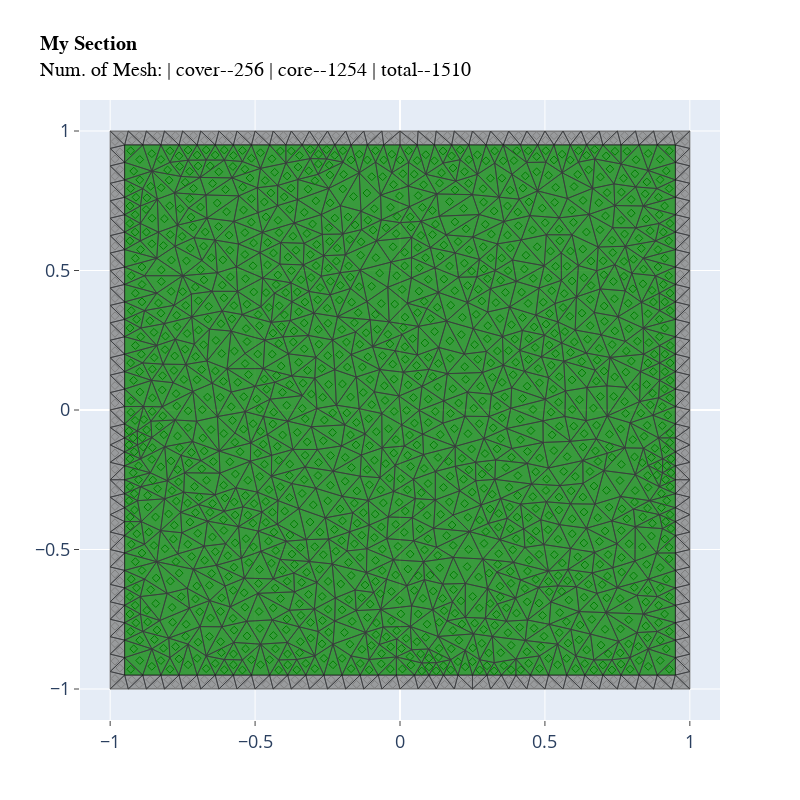

The code cell stored with this chart in its notebook:
### Markdown cell above
# RC Rectangular Section

### Code cell
import opstool as opst

outlines = [[0, 0], [2, 0], [2, 2], [0, 2]]
coverlines = opst.offset(outlines, d=0.05)
cover = opst.add_polygon(outlines, holes=[coverlines])
core = opst.add_polygon(coverlines)
sec = opst.SecMesh()
sec.assign_group(dict(cover=cover, core=core))
sec.assign_mesh_size(dict(cover=0.02, core=0.05))
sec.assign_group_color(dict(cover="gray", core="green"))
sec.mesh()
sec.get_sec_props(display_results=True, plot_centroids=False)
sec.centring()
# sec.rotate(45)
sec.view(fill=True, engine='plotly', save_html=None, on_notebook=True)

### Figure 1 — Plotly figure (JSON) as saved in the notebook; plotly's stock layout.template omitted (floating-point values rounded to 4 significant figures; data arrays with more than 128 entries replaced by an {"elided": "..."} marker saying what was removed)
{"data": [{"connectgaps": false, "fill": "toself", "fillcolor": "gray", "hoverinfo": "skip", "line": {"color": "black", "width": 0.75}, "opacity": 0.75, "type": "scatter", "x": {"elided": "1280 float values"}, "y": {"elided": "1280 float values"}}, {"customdata": {"elided": "256 str values"}, "hovertemplate": "%{customdata}", "marker": {"color": "gray", "size": 0, "symbol": "diamond-open"}, "mode": "markers", "name": "<b>cover</b>", "type": "scatter", "x": {"elided": "256 float values"}, "y": {"elided": "256 float values"}}, {"connectgaps": false, "fill": "toself", "fillcolor": "green", "hoverinfo": "skip", "line": {"color": "black", "width": 0.75}, "opacity": 0.75, "type": "scatter", "x": {"elided": "6270 float values"}, "y": {"elided": "6270 float values"}}, {"customdata": {"elided": "1254 str values"}, "hovertemplate": "%{customdata}", "marker": {"color": "green", "size": 0, "symbol": "diamond-open"}, "mode": "markers", "name": "<b>core</b>", "type": "scatter", "x": {"elided": "1254 float values"}, "y": {"elided": "1254 float values"}}], "layout": {"autosize": true, "height": 800, "scene": {"aspectmode": "data", "aspectratio": {"x": 1, "y": 1}}, "showlegend": false, "title": {"font": {"color": "black", "family": "courier", "size": 20}, "text": "<b>My Section</b> <br>Num. of Mesh: | cover--256 | core--1254 | total--1510"}, "width": 800, "xaxis": {"autorange": true, "range": [-1.104, 1.104], "tickfont": {"size": 18}, "ticks": "outside", "type": "linear"}, "yaxis": {"autorange": true, "range": [-1.111, 1.111], "tickfont": {"size": 18}, "ticks": "outside", "type": "linear"}}}
